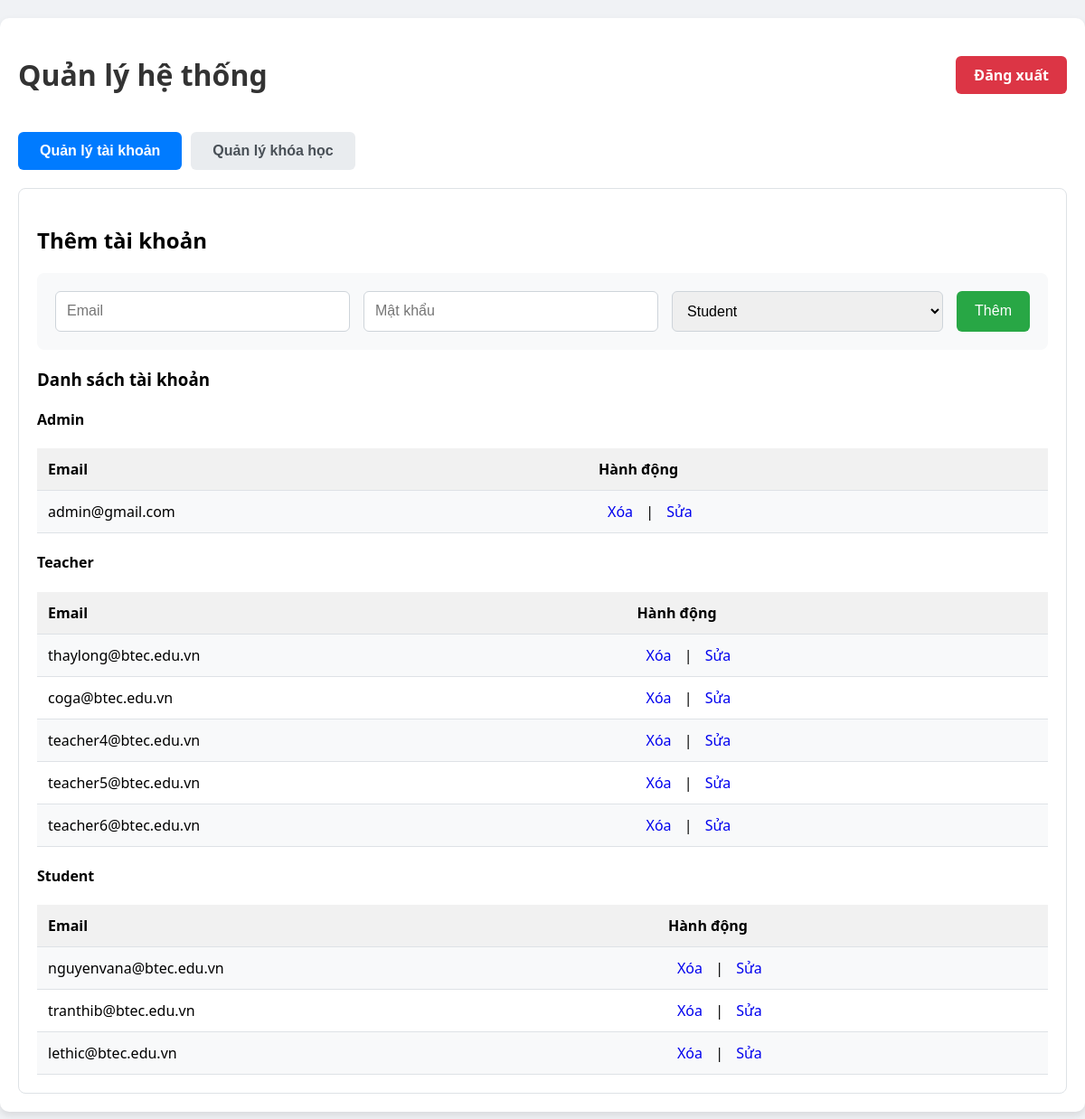
Screenshot of /lms_btec/register/register/manager.php (signed in) with the database file from the repository.
### tables this page shows
CREATE TABLE `teacher` (
  `teacher_id` int(11) NOT NULL,
  `email` varchar(100) DEFAULT NULL,
  `password` varchar(255) DEFAULT NULL,
  `role_id` int(11) DEFAULT NULL,
  `full_name` varchar(100) DEFAULT NULL,
  `dob` date DEFAULT NULL,
  `address` varchar(255) DEFAULT NULL,
  `gender` varchar(10) DEFAULT NULL
);

CREATE TABLE `student` (
  `student_id` int(11) NOT NULL,
  `email` varchar(100) DEFAULT NULL,
  `password` varchar(255) DEFAULT NULL,
  `role_id` int(11) DEFAULT NULL,
  `full_name` varchar(100) DEFAULT NULL,
  `dob` date DEFAULT NULL,
  `address` varchar(255) DEFAULT NULL,
  `gender` enum('male','female','other') DEFAULT NULL
);

### lms_btec/register/register/manager.php (the view, shortened to what this page needs)
<?php
include 'db_connect.php';
$active_tab = isset($_GET['tab']) ? $_GET['tab'] : 'users';
$students = $conn->query("SELECT * FROM student");
$teachers = $conn->query("SELECT * FROM teacher");
$admins   = $conn->query("SELECT * FROM admin");
?>
<!DOCTYPE html>
<html>
<head>
</head>
<body>
<div class="container">
    <div class="header">
        <h1>Quản lý hệ thống</h1>
        <a href="?action=logout" class="logout-btn">Đăng xuất</a>
    </div>
    <div class="tab-buttons">
        <button onclick="showTab('users')" class="<?php echo $active_tab == 'users' ? 'active' : ''; ?>">Quản lý tài khoản</button>
        <button onclick="showTab('courses')" class="<?php echo $active_tab == 'courses' ? 'active' : ''; ?>">Quản lý khóa học</button>
    </div>
    <div id="users" class="tab-content" style="display:<?php echo $active_tab == 'users' ? 'block' : 'none'; ?>;">
        <div id="add-user-form" style="display:block;">
            <h2>Thêm tài khoản</h2>
            <form method="POST">
                <input type="email" name="email" placeholder="Email" required>
                <input type="password" name="password" placeholder="Mật khẩu" required>
                <select name="role" required>
                    <option value="student">Student</option>
                </select>
                <button type="submit" name="add_user">Thêm</button>
            </form>
        </div>
        <h3>Danh sách tài khoản</h3>
        <h4>Admin</h4>
        <table>
            <tr><th>Email</th><th>Hành động</th></tr>
            <?php $admins->data_seek(0); while($a = $admins->fetch_assoc()): ?>
                <tr>
                    <td><?= htmlspecialchars($a['email']) ?></td>
                    <td class="action-links">
                        <a href="?tab=users&delete_user_id=<?= $a['admin_id'] ?>&delete_user_role=admin" onclick="return confirm('Xóa tài khoản này?')">Xóa</a>
                        |
                        <a href="#" onclick="editUser('<?= $a['admin_id'] ?>', '<?= htmlspecialchars($a['email']) ?>', 'admin')">Sửa</a>
                    </td>
                </tr>
            <?php endwhile; ?>
        </table>
        <h4>Teacher</h4>
        <table>
            <tr><th>Email</th><th>Hành động</th></tr>
            <?php $teachers->data_seek(0); while($t = $teachers->fetch_assoc()): ?>
                <tr>
                    <td><?= htmlspecialchars($t['email']) ?></td>
                    <td class="action-links">
                        <a href="?tab=users&delete_user_id=<?= $t['teacher_id'] ?>&delete_user_role=teacher" onclick="return confirm('Xóa tài khoản này?')">Xóa</a>
                        |
                        <a href="#" onclick="editUser('<?= $t['teacher_id'] ?>', '<?= htmlspecialchars($t['email']) ?>', 'teacher')">Sửa</a>
                    </td>
                </tr>
            <?php endwhile; ?>
        </table>
        <h4>Student</h4>
        <table>
            <tr><th>Email</th><th>Hành động</th></tr>
            <?php $students->data_seek(0); while($s = $students->fetch_assoc()): ?>
                <tr>
                    <td><?= htmlspecialchars($s['email']) ?></td>
                    <td class="action-links">
                        <a href="?tab=users&delete_user_id=<?= $s['student_id'] ?>&delete_user_role=student" onclick="return confirm('Xóa tài khoản này?')">Xóa</a>
                        |
                        <a href="#" onclick="editUser('<?= $s['student_id'] ?>', '<?= htmlspecialchars($s['email']) ?>', 'student')">Sửa</a>
                    </td>
                </tr>
            <?php endwhile; ?>
        </table>
    </div>
</div>
</body>
</html>

### lms_btec/register/register/manager.php (style rules this page uses)
body { font-family: 'Segoe UI', Tahoma, Geneva, Verdana, sans-serif; background: #f0f2f5; margin: 0; padding: 0; }
.container { max-width: 1200px; margin: 20px auto; padding: 20px; background: white; border-radius: 10px; box-shadow: 0 4px 8px rgba(0,0,0,0.1); }
h1 { color: #333; display: inline-block; }
.header { display: flex; justify-content: space-between; align-items: center; margin-bottom: 20px; }
.logout-btn { padding: 10px 20px; background: #dc3545; color: white; border: none; border-radius: 6px; text-decoration: none; font-weight: bold; transition: background-color 0.3s; }
.tab-buttons { display: flex; justify-content: flex-start; margin-bottom: 20px; }
.tab-buttons button { padding: 12px 24px; margin-right: 10px; border: none; background: #e9ecef; color: #495057; font-size: 16px; font-weight: bold; cursor: pointer; border-radius: 6px; transition: background-color 0.3s, color 0.3s; }
.tab-buttons button.active { background: #007bff; color: white; }
.tab-content { padding: 20px; border: 1px solid #dee2e6; border-radius: 8px; background: #fff; margin-top: 10px; }
form { display: flex; flex-wrap: wrap; gap: 15px; margin-bottom: 20px; padding: 20px; background: #f8f9fa; border-radius: 8px; }
form input[type="email"], form input[type="password"], form input[type="text"], form input[type="date"], form select { flex: 1 1 200px; padding: 12px; border: 1px solid #ced4da; border-radius: 6px; font-size: 16px; }
form button { padding: 12px 20px; border: none; background: #28a745; color: white; font-size: 16px; cursor: pointer; border-radius: 6px; transition: background-color 0.3s; }
table { width: 100%; border-collapse: collapse; margin-top: 15px; }
th, td { padding: 12px; text-align: left; border-bottom: 1px solid #dee2e6; }
th { background-color: #f1f1f1; font-weight: bold; }
tr:nth-child(even) { background-color: #f8f9fa; }
.action-links a { text-decoration: none; padding: 5px 10px; border-radius: 4px; transition: background-color 0.3s; }

### rows the page displays
teacher: email "thaylong@btec.edu.vn"
teacher: email "coga@btec.edu.vn"
teacher: email "teacher4@btec.edu.vn"
teacher: email "teacher5@btec.edu.vn"
teacher: email "teacher6@btec.edu.vn"
student: email "nguyenvana@btec.edu.vn"
student: email "tranthib@btec.edu.vn"
student: email "lethic@btec.edu.vn"

### other values shown
$a['email'] "admin@gmail.com"
